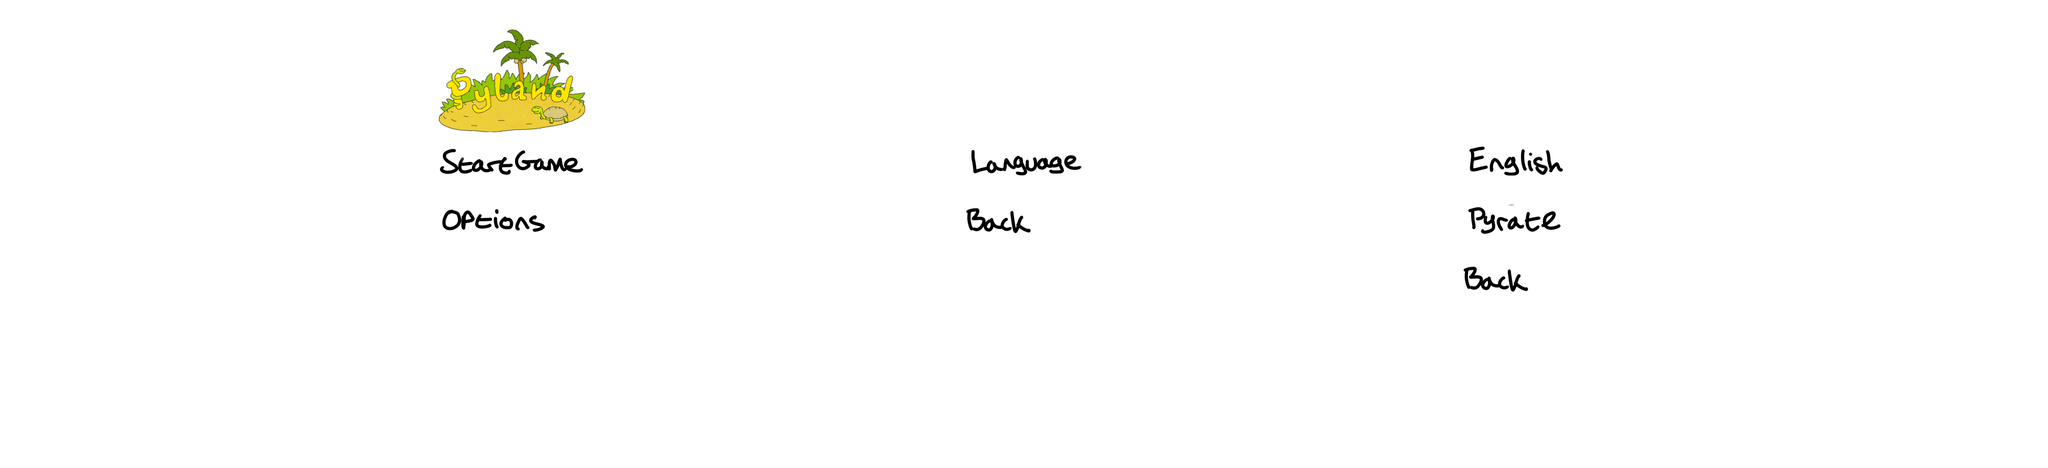

Rendered tile map (Tiled .tmx) drawn with the repository's tilesets; below, a short description and the map source with its tile grids summarised:
An orthogonal 70x16 tile map with 64x64 px tiles, 2 tile layers (Background, Text), 3 tilesets and 3 objects (camera/camera, bracket/leftbracket/left, bracket/rightbracket/right).

<map version="1.0" orientation="orthogonal" width="70" height="16" tilewidth="64" tileheight="64">
 <tileset firstgid="1" name="intro" tilewidth="64" tileheight="64">
  <image source="../../tiles/intro.png" width="320" height="1216" />
 </tileset>
 <tileset firstgid="96" name="menu" tilewidth="64" tileheight="64">
  <image source="../../tiles/menu.png" width="320" height="700" />
 </tileset>
 <tileset firstgid="146" name="logo" tilewidth="64" tileheight="64">
  <image source="../../tiles/logo.png" trans="ff00ff" width="320" height="997" />
 </tileset>
 <layer name="Background" width="70" height="16">
  <data>[1120 cells, 1120 non-empty, 1 distinct tile ids]</data>
 </layer>
 <objectgroup name="Camera" width="70" height="16">
  <object name="camera/camera" gid="14" x="1088" y="384" />
  <object name="bracket/leftbracket/left" gid="99" x="832" y="384" />
  <object name="bracket/rightbracket/right" gid="99" x="1344" y="384" />
 </objectgroup>
 <layer name="Text" width="70" height="16">
  <data>[1120 cells, 48 non-empty, 45 distinct tile ids]</data>
 </layer>
</map>
